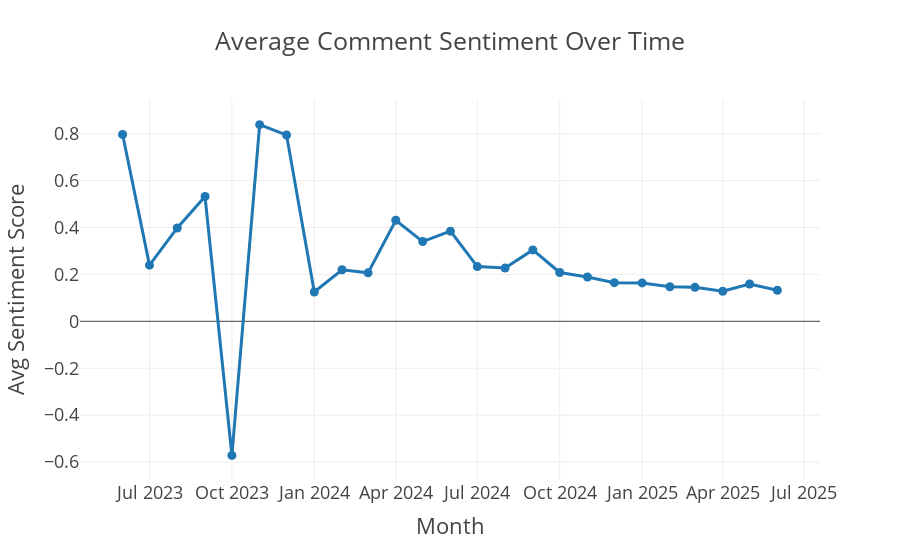

Notebook source saved alongside this figure:
### Code cell
# Add datetime and score columns
comments_df['sentiment_score'] = comments_df['clean_text'].apply(lambda x: analyzer.polarity_scores(x)['compound'])
comments_df['month'] = comments_df['publishedAt'].dt.to_period('M').astype(str)

# Average sentiment per month
monthly_sentiment = comments_df.groupby('month')['sentiment_score'].mean().reset_index()

fig = px.line(monthly_sentiment, x='month', y='sentiment_score',
              title='Average Comment Sentiment Over Time',
              markers=True, template='presentation')

fig.update_layout(xaxis_title='Month', yaxis_title='Avg Sentiment Score')
fig.show()

### Figure 1 — Plotly figure (JSON) as saved in the notebook; plotly's stock layout.template omitted (floating-point values rounded to 4 significant figures)
{"data": [{"hovertemplate": "month=%{x}<br>sentiment_score=%{y}<extra></extra>", "legendgroup": "", "line": {"color": "#1F77B4", "dash": "solid"}, "marker": {"symbol": "circle"}, "mode": "lines+markers", "name": "", "orientation": "v", "showlegend": false, "type": "scatter", "x": ["2023-06", "2023-07", "2023-08", "2023-09", "2023-10", "2023-11", "2023-12", "2024-01", "2024-02", "2024-03", "2024-04", "2024-05", "2024-06", "2024-07", "2024-08", "2024-09", "2024-10", "2024-11", "2024-12", "2025-01", "2025-02", "2025-03", "2025-04", "2025-05", "2025-06"], "xaxis": "x", "y": [0.7967, 0.2396, 0.3982, 0.5325, -0.5719, 0.839, 0.7948, 0.1249, 0.2199, 0.2067, 0.4313, 0.3402, 0.3846, 0.2336, 0.2271, 0.3047, 0.2083, 0.1889, 0.1647, 0.1637, 0.1475, 0.1449, 0.1284, 0.1593, 0.1325], "yaxis": "y"}], "layout": {"autosize": true, "legend": {"tracegroupgap": 0}, "title": {"text": "Average Comment Sentiment Over Time"}, "xaxis": {"anchor": "y", "autorange": true, "domain": [0, 1], "range": ["2023-04-15 22:07:05.2019", "2025-07-17 01:52:54.7981"], "title": {"text": "Month"}, "type": "date"}, "yaxis": {"anchor": "x", "autorange": true, "domain": [0, 1], "range": [-0.7088, 0.9759], "title": {"text": "Avg Sentiment Score"}, "type": "linear"}}}
